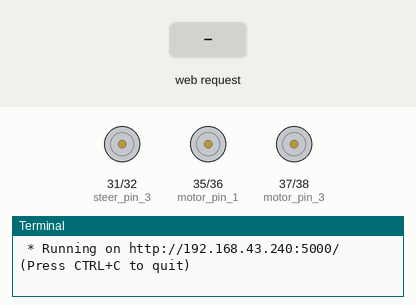
This program was run on a simulated Raspberry Pi (header pin numbers). Parts: motor-driver pin pairs drawn as motors (green arrow = first pin HIGH = forward, orange = second pin HIGH = backward, longer = more drive), the last lines printed to the terminal. The test bench sets the inputs (shaded band). The clock reads 2024-03-15 10:24:30 at power-on unless the program sets it.

Above: at 1.2 s.
1.3 s: HTTP request for /give_command/l received
At 1.42 s:
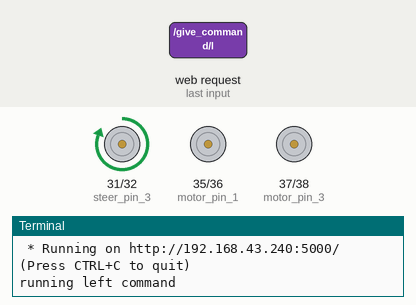
3.0 s: HTTP request for /give_command/r received
At 3.12 s:
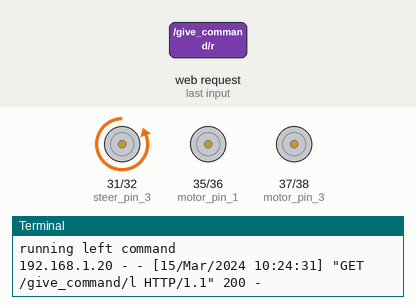
4.7 s: HTTP request for /give_command/u received
At 4.82 s:
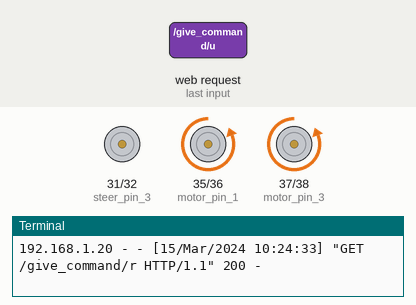
6.4 s: HTTP request for /give_command/d received
At 6.52 s:
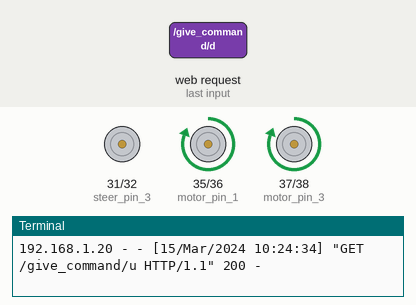
Timing chart, 0 to 9.1 s (numbered marks = the images above; inputs shaded):
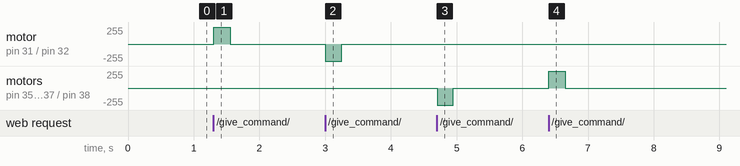

The program:

restful.py
```python
from flask import Flask
from flask import jsonify
app = Flask(__name__)
import RPI

@app.route("/")
def test():
    return "API is working fine"

r= RPI.RPI_()
# endpoint to give command
@app.route("/give_command/<command>", methods=["GET"])
def push_command(command):
  	#RPI.reset()
	command = command.lower()
	if(command=='l'):
		try:
			print ("running left command")
			r.left()
		except:
			print ("error in command " , command)
	elif(command == 'r'):
		try:
			r.right()
		except:
			 print ("error in command " , command)
	elif(command == 'u'):
		r.forward()

	elif(command == 'd'):
		r.backward()

	elif(command == 'l,u' or command == 'u,l'):
		r.forwardLeft()

	elif(command == 'r,u' or command == 'u,r'):
		r.forwardRight()

	else:
		r.reset()

	return "true"
if __name__ == '__main__':
    app.run(host='192.168.43.240',port=5000,debug=True)
```

RPI.py
```python
#!/usr/bin/python3
import RPi.GPIO as IO
import time

class RPI_:

    def init_motorpin(self):
        IO.setwarnings(False)
        IO.setmode(IO.BOARD)
        self.motor_pin_1=35
        self.motor_pin_2=36
        self.motor_pin_3=37
        self.motor_pin_4=38
        self.steer_pin_3=31
        self.steer_pin_4=32
        IO.setup(self.motor_pin_1,IO.OUT)
        IO.setup(self.motor_pin_2,IO.OUT)
        IO.setup(self.motor_pin_3,IO.OUT)
        IO.setup(self.motor_pin_4,IO.OUT)
        IO.setup(self.steer_pin_3,IO.OUT)
        IO.setup(self.steer_pin_4,IO.OUT)

    def __init__(self,time_=250,timeFlag=True):
        self.timestep=time_
        self.withTimeSleep= timeFlag
        self.timeinMs = self.timestep/1000.0
        self.init_motorpin()

    def forward(self):
        try:
            IO.output(self.motor_pin_1,IO.LOW)
            IO.output(self.motor_pin_3,IO.LOW)
            IO.output(self.motor_pin_4,IO.HIGH)
            IO.output(self.motor_pin_2,IO.HIGH)
            if self.withTimeSleep == True:
                time.sleep(self.timeinMs)
                self.reset()
        except Exception as e:
            print ("ErrorOccured -> RPI_.forward -> ",e)
            self.reset()

    def backward(self):
        try:
            IO.output(self.motor_pin_4,IO.LOW)
            IO.output(self.motor_pin_2,IO.LOW)
            IO.output(self.motor_pin_1,IO.HIGH)
            IO.output(self.motor_pin_3,IO.HIGH)
            if self.withTimeSleep == True:
                time.sleep(self.timeinMs)
                self.reset()
        except Exception as e:
            print ("ErrorOccured -> RPI_.backward -> " ,e)
            self.reset()

    def left(self):
        try:
            IO.output(self.steer_pin_4,IO.LOW)
            IO.output(self.steer_pin_3,IO.HIGH)
            if self.withTimeSleep == True:
                time.sleep(self.timeinMs)
                self.reset()
        except Exception as e :
            print ("ErrorOccured -> RPI_.left -> ",e)
            self.reset()

    def right(self):
        try:
            IO.output(self.steer_pin_4,IO.HIGH)
            IO.output(self.steer_pin_3,IO.LOW)
            if self.withTimeSleep == True:
                time.sleep(self.timeinMs)
                self.reset()
        except Exception as e:
            print ("ErrorOccured -> RPI_.right -> ",e)
            self.reset()

    def forwardLeft(self):
        try:
            IO.output(self.motor_pin_1,IO.LOW)
            IO.output(self.motor_pin_3,IO.LOW)
            IO.output(self.motor_pin_4,IO.HIGH)
            IO.output(self.motor_pin_2,IO.HIGH)
            IO.output(self.steer_pin_4,IO.LOW)
            IO.output(self.steer_pin_3,IO.HIGH)
            if self.withTimeSleep == True:
                time.sleep(self.timeinMs)
                self.reset()
        except Exception as e:
            print ("ErrorOccured -> RPI_.forwardLeft -> ",e)
            self.reset()

    def forwardRight(self):
        try:
            IO.output(self.motor_pin_1,IO.LOW)
            IO.output(self.motor_pin_3,IO.LOW)
            IO.output(self.motor_pin_4,IO.HIGH)
            IO.output(self.motor_pin_2,IO.HIGH)
            IO.output(self.steer_pin_4,IO.HIGH)
            IO.output(self.steer_pin_3,IO.LOW)
            if self.withTimeSleep == True:
                time.sleep(self.timeinMs)
                self.reset()
        except Exception as e:
            print ("ErrorOccured -> RPI_.forwardRight ->" ,e )
            self.reset()

    def backwardLeft(self):
        try:
            IO.output(self.motor_pin_4,IO.LOW)
            IO.output(self.motor_pin_2,IO.LOW)
            IO.output(self.motor_pin_1,IO.HIGH)
            IO.output(self.motor_pin_3,IO.HIGH)
            IO.output(self.steer_pin_4,IO.LOW)
            IO.output(self.steer_pin_3,IO.HIGH)
            if self.withTimeSleep == True:
                time.sleep(self.timeinMs)
                self.reset()
        except Exception as e:
            print ("ErrorOccured -> RPI_.backwardLeft -> " ,e )
            self.reset()

    def backwardRight(self):
        try:
            IO.output(self.motor_pin_4,IO.LOW)
            IO.output(self.motor_pin_2,IO.LOW)
            IO.output(self.motor_pin_1,IO.HIGH)
            IO.output(self.motor_pin_3,IO.HIGH)
            IO.output(self.steer_pin_4,IO.HIGH)
            IO.output(self.steer_pin_3,IO.LOW)
            if self.withTimeSleep == True:
                time.sleep(self.timeinMs)
                self.reset()
        except Exception as e:
            print ("ErrorOccured -> RPI_.backwardRight -> " ,e )
            self.reset()

    def reset(self):
        try:
            IO.output(self.motor_pin_1,IO.LOW)
            IO.output(self.motor_pin_2,IO.LOW)
            IO.output(self.motor_pin_3,IO.LOW)
            IO.output(self.motor_pin_4,IO.LOW)
            IO.output(self.steer_pin_3,IO.LOW)
            IO.output(self.steer_pin_4,IO.LOW)

        except Exception as e:
            print ("ErrorOccured -> RPI_.reset -> ",e)
            IO.cleanup()
```

Measured:
- after the input at 1.3 s, motor on pin 31 (steer_pin_3) / pin 32 (steer_pin_4): stopped → forward 255/255 at once, → stopped 0.25 s later
- after the input at 3.0 s, motor on pin 31 (steer_pin_3) / pin 32 (steer_pin_4): stopped → backward 255/255 at once, → stopped 0.25 s later
- after the input at 4.7 s, motor on pin 35 (motor_pin_1) / pin 36 (motor_pin_2), motor on pin 37 (motor_pin_3) / pin 38 (motor_pin_4): stopped → backward 255/255 at once, → stopped 0.25 s later
- after the input at 6.4 s, motor on pin 35 (motor_pin_1) / pin 36 (motor_pin_2), motor on pin 37 (motor_pin_3) / pin 38 (motor_pin_4): stopped → forward 255/255 at once, → stopped 0.25 s later
